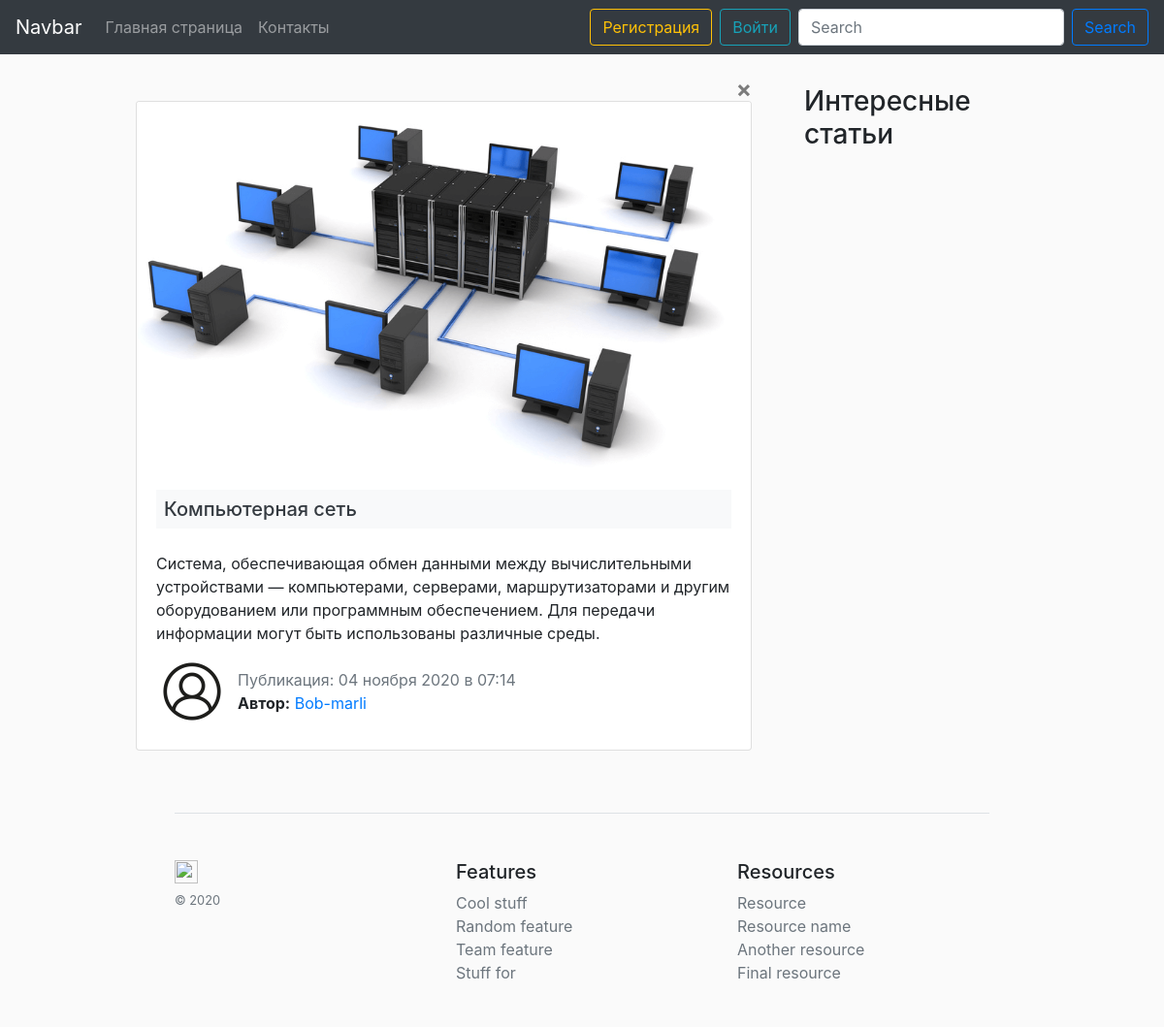
Before: /news/4 with the older database file.
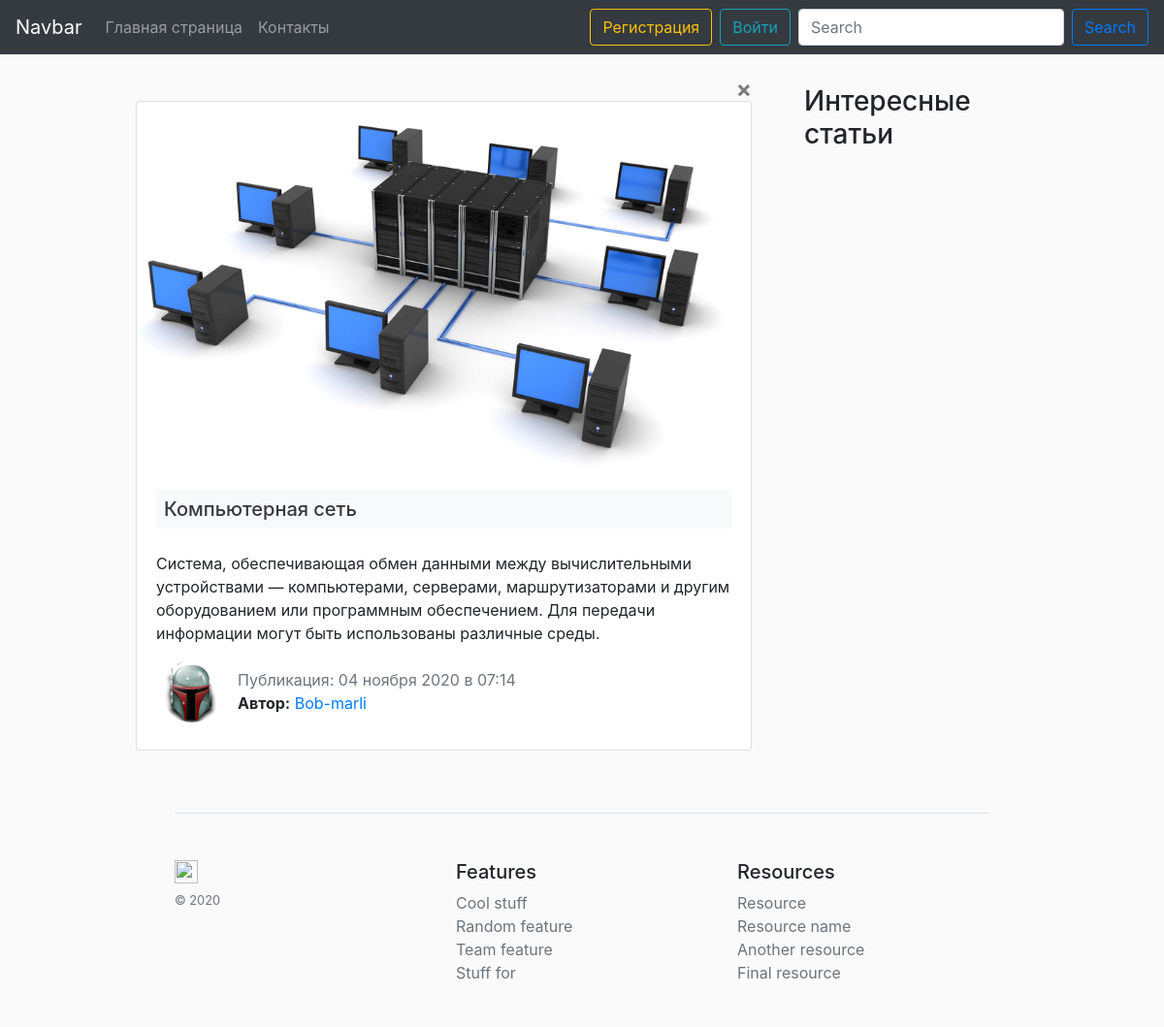
After: the same page with the newer database file.
### blog/models.py (models this page shows, shortened)
class News(models.Model):
    title = models.CharField('Название статьи', max_length=100, unique=True)
    text = models.TextField('Основной текст статьи')
    date = models.DateTimeField('Дата', default=timezone.now)
    avtor = models.ForeignKey(User, verbose_name='Автор', on_delete=models.CASCADE)
    img_article = models.ImageField('Фото статьи', default='default-article.jpg', upload_to='img_article')
    views = models.IntegerField('Просмотры', default=1)
    class Meta:
        verbose_name = 'Новость'
        verbose_name_plural = 'Новости'

### users/models.py (models this page shows, shortened)
class Profile(models.Model):
    user = models.OneToOneField(User, on_delete=models.CASCADE)
    img_profile = models.ImageField('Фото пользователя', default='default-plofile.png', upload_to='img_user')
    class Meta:
        verbose_name = 'Профайл'
        verbose_name_plural = 'Профайлы'

### blog/views.py (the view)
# urls.py: path('news/<int:pk>', views.NewsDetailView.as_view(), name='news-detail'),
class NewsDetailView(DetailView):
    model = News
    template_name = 'blog/news_detail.html'
    def get_context_data(self, **kwards):
        ctx = super(NewsDetailView, self).get_context_data(**kwards)
        ctx['title'] = News.objects.get(pk=self.kwargs['pk'])
        return ctx

### blog/templates/blog/news_detail.html (shortened to what this page needs)
{% extends 'blog/base.html' %}
{% block content %}
<button type="button" onclick="history.back();" class="close" aria-label="Close">
        <span aria-hidden="true">&times;</span>
</button><br>
<div class="card mb-3" style="max-width: 640px;">
  <img src="{{ object.img_article.url }}" class="card-img-top" alt="photo">
  <div class="card-body">
    <h5 class="p-2 mb-1 bg-light text-dark">{{ object.title }}</h5>
    <p class="p-2 mb-1 bg-white text-dark">{{ object.text|safe|linebreaks }}</p>
      <div class="media">
            <div>
                <img src="{{ object.avtor.profile.img_profile.url }}" alt="{{ object.avtor }}" class="user_images">
            </div>
        <div class="mt-2">
            <span class="text-muted">Публикация: {{ object.date|date:"d E Y в H:i" }}</span>
            <p><b>Автор:</b> <a href="{% url 'user-news' object.avtor %}">{{ object.avtor }}</a></p>
        </div>
      </div>
  </div>
</div>
{% endblock %}
{% block aside_block %}
<h3 class="mt-2 mb-3">Интересные статьи</h3>
{% endblock %}

Changed rows visible on the page:
changed through a linked row, News "Компьютерная сeть": avtor.profile.img_profile: picture added in place of a placeholder
